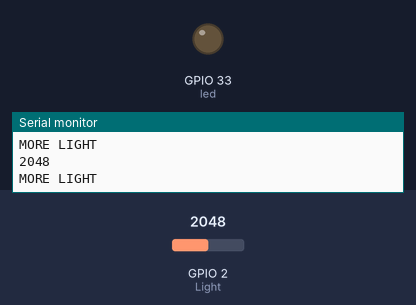
The sketch below on a simulated ESP32. On the bench: output pins drawn as LEDs (lit = HIGH), the last lines printed to the serial monitor. The test bench sets the inputs (shaded band); at power-on: GPIO 2 (Light) = 2048.

Above: at 1.3 s.
1.4 s: GPIO 2 (Light) set to 554
2.9 s: GPIO 2 (Light) set to 480
At 3.7 s:
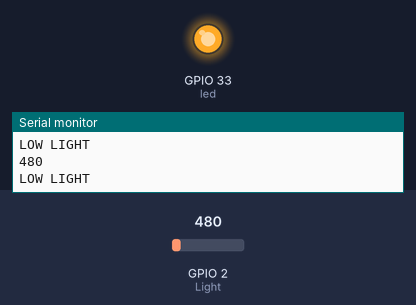
4.4 s: GPIO 2 (Light) set to 1228
At 5.0 s:
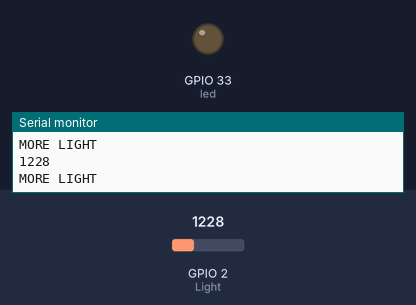
5.9 s: GPIO 2 (Light) set to 491
At 6.2 s:
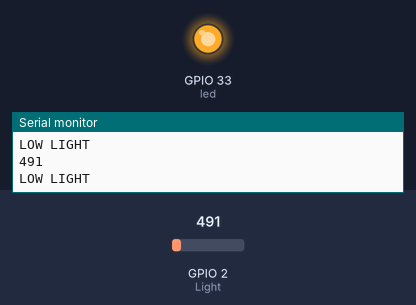
Timing chart, 0 to 8.4 s (numbered marks = the images above; inputs shaded):
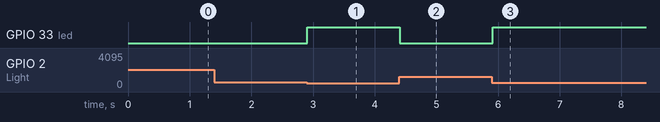

The sketch:

ldr.ino
```cpp
#define Light 2
#define led 33

void setup()
{

    Serial.begin(9600);
    delay(100);
    pinMode(Light, INPUT);
    pinMode(led, OUTPUT);
}

void loop()
{
    int val = analogRead(Light);

    if (val > 500)
    {
        digitalWrite(led, LOW);
        Serial.println(val);
        Serial.print("MORE LIGHT\n");
    }
    else
    {
        digitalWrite(led, HIGH);
        Serial.println(val);
        Serial.print("LOW LIGHT\n");
    }
    delay(100);
}
```

Measured:
- the behaviour switches between 501 and 500 on GPIO 2 (Light) (found by bisection; images 0 and 1)
- after the input at 2.9 s, GPIO 33 (led): LOW → HIGH at once
- after the input at 4.4 s, GPIO 33 (led): HIGH → LOW at once
- after the input at 5.9 s, GPIO 33 (led): LOW → HIGH at once
